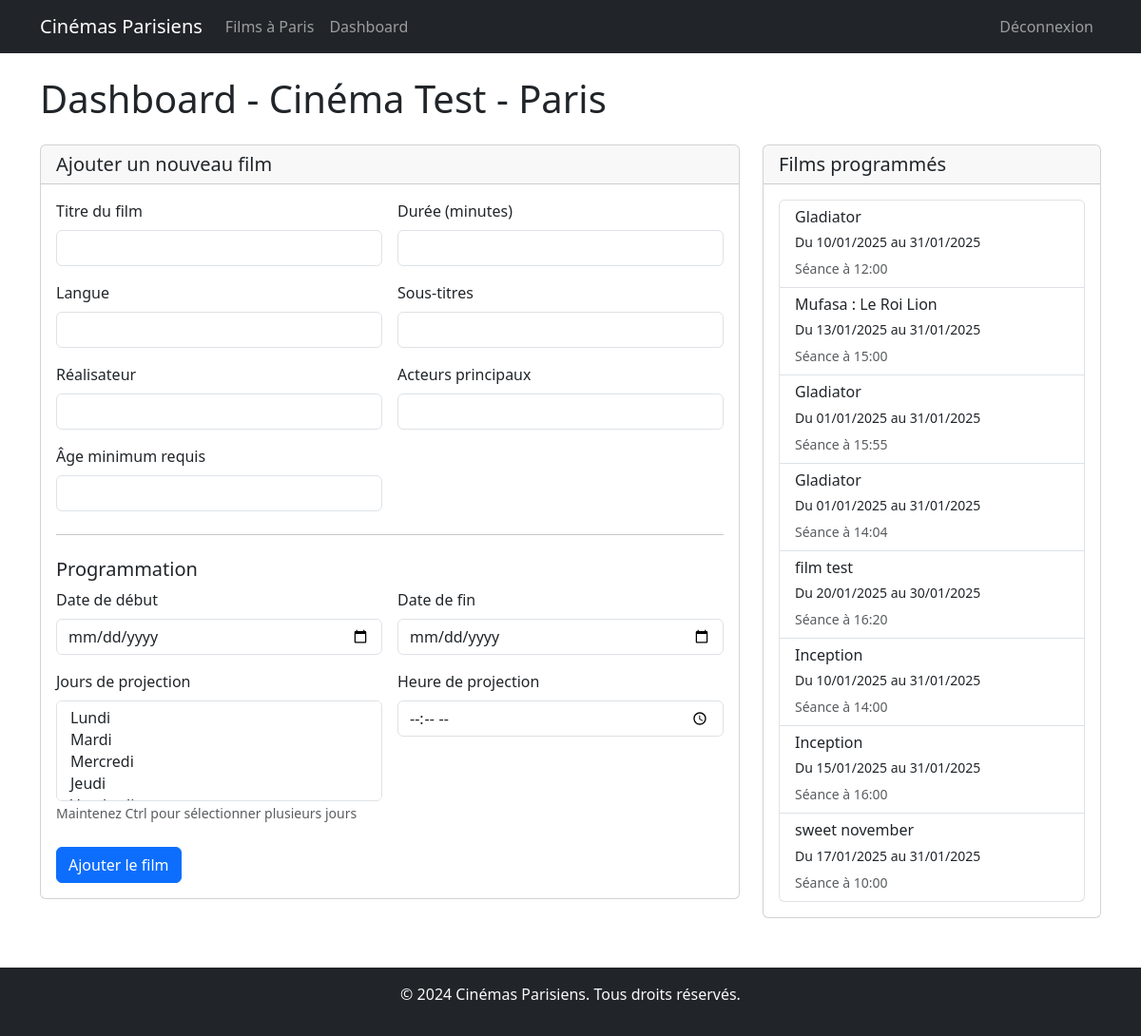
The page /cinema/dashboard (signed in) on the database its author committed.
### app/models.py (models this page shows, shortened)
class Cinema(UserMixin, db.Model):
    id = db.Column(db.Integer, primary_key=True)
    name = db.Column(db.String(100), nullable=False)
    email = db.Column(db.String(120), unique=True, nullable=False)
    password_hash = db.Column(db.String(128))
    address = db.Column(db.String(200), nullable=False)
    city = db.Column(db.String(100), nullable=False)
    movies = db.relationship('MovieSchedule', backref='cinema', lazy=True)

class MovieSchedule(db.Model):
    id = db.Column(db.Integer, primary_key=True)
    movie_id = db.Column(db.Integer, db.ForeignKey('movie.id'), nullable=False)
    cinema_id = db.Column(db.Integer, db.ForeignKey('cinema.id'), nullable=False)
    start_date = db.Column(db.Date, nullable=False)
    end_date = db.Column(db.Date, nullable=False)
    screening_days = db.Column(db.String(20), nullable=False)  # Format: "1,3,5" pour lundi, mercredi, vendredi
    screening_time = db.Column(db.Time, nullable=False)

class Movie(db.Model):
    id = db.Column(db.Integer, primary_key=True)
    title = db.Column(db.String(100), nullable=False)
    duration = db.Column(db.Integer, nullable=False)  # en minutes
    language = db.Column(db.String(50), nullable=False)
    subtitles = db.Column(db.String(50))
    director = db.Column(db.String(100), nullable=False)
    main_actors = db.Column(db.String(200), nullable=False)
    min_age = db.Column(db.Integer, nullable=False)
    schedules = db.relationship('MovieSchedule', backref='movie', lazy=True)

### app/routes.py (the view, shortened to what this page needs)
@app.route('/cinema/dashboard', methods=['GET', 'POST'])
@login_required
def cinema_dashboard():
    movies = MovieSchedule.query.filter_by(cinema_id=current_user.id).all()
    return render_template('cinema_dashboard.html', movies=movies)

### app/models.py (called while the page is built)
@login_manager.user_loader
def load_user(id):
    return Cinema.query.get(int(id))

### app/templates/cinema_dashboard.html (shortened to what this page needs)
{% extends "base.html" %}
{% block content %}
<h1 class="mb-4">Dashboard - {{ current_user.name }}</h1>
<div class="row">
    <div class="col-md-8">
        <div class="card mb-4">
            <div class="card-header">
                <h5 class="card-title mb-0">Ajouter un nouveau film</h5>
            </div>
            <div class="card-body">
                <form method="POST" action="{{ url_for('cinema_dashboard') }}">
                    <div class="row g-3">
                        <div class="col-md-6">
                            <label for="title" class="form-label">Titre du film</label>
                            <input type="text" class="form-control" id="title" name="title" required>
                        </div>
                        <div class="col-md-6">
                            <label for="duration" class="form-label">Durée (minutes)</label>
                            <input type="number" class="form-control" id="duration" name="duration" required>
                        </div>
                        <div class="col-md-6">
                            <label for="language" class="form-label">Langue</label>
                            <input type="text" class="form-control" id="language" name="language" required>
                        </div>
                        <div class="col-md-6">
                            <label for="subtitles" class="form-label">Sous-titres</label>
                            <input type="text" class="form-control" id="subtitles" name="subtitles">
                        </div>
                        <div class="col-md-6">
                            <label for="director" class="form-label">Réalisateur</label>
                            <input type="text" class="form-control" id="director" name="director" required>
                        </div>
                        <div class="col-md-6">
                            <label for="main_actors" class="form-label">Acteurs principaux</label>
                            <input type="text" class="form-control" id="main_actors" name="main_actors" required>
                        </div>
                        <div class="col-md-6">
                            <label for="min_age" class="form-label">Âge minimum requis</label>
                            <input type="number" class="form-control" id="min_age" name="min_age" required>
                        </div>
                    </div>
                    <hr class="my-4">
                    <h5>Programmation</h5>
                    <div class="row g-3">
                        <div class="col-md-6">
                            <label for="start_date" class="form-label">Date de début</label>
                            <input type="date" class="form-control" id="start_date" name="start_date" required>
                        </div>
                        <div class="col-md-6">
                            <label for="end_date" class="form-label">Date de fin</label>
                            <input type="date" class="form-control" id="end_date" name="end_date" required>
                        </div>
                        <div class="col-md-6">
                            <label for="screening_days" class="form-label">Jours de projection</label>
                            <select class="form-select" id="screening_days" name="screening_days" required multiple>
                                <option value="1">Lundi</option>
                                <option value="2">Mardi</option>
                                <option value="3">Mercredi</option>
                                <option value="4">Jeudi</option>
                                <option value="5">Vendredi</option>
                            </select>
                            <small class="form-text text-muted">Maintenez Ctrl pour sélectionner plusieurs jours</small>
                        </div>
                        <div class="col-md-6">
                            <label for="screening_time" class="form-label">Heure de projection</label>
                            <input type="time" class="form-control" id="screening_time" name="screening_time" required>
                        </div>
                    </div>
                    <div class="mt-4">
                        <button type="submit" class="btn btn-primary">Ajouter le film</button>
                    </div>
                </form>
            </div>
        </div>
    </div>
    <div class="col-md-4">
        <div class="card">
            <div class="card-header">
                <h5 class="card-title mb-0">Films programmés</h5>
            </div>
            <div class="card-body">
                {% if movies %}
                <div class="list-group">
                    {% for schedule in movies %}
                    <div class="list-group-item">
                        <h6 class="mb-1">{{ schedule.movie.title }}</h6>
                        <p class="mb-1">
                            <small>
                                Du {{ schedule.start_date.strftime('%d/%m/%Y') }}
                                au {{ schedule.end_date.strftime('%d/%m/%Y') }}
                            </small>
                        </p>
                        <p class="mb-0">
                            <small class="text-muted">
                                Séance à {{ schedule.screening_time.strftime('%H:%M') }}
                            </small>
                        </p>
                    </div>
                    {% endfor %}
                </div>
                {% else %}
                <p class="text-muted">Aucun film programmé pour le moment.</p>
                {% endif %}
            </div>
        </div>
    </div>
</div>
{% endblock %}

### rows shown on the page
Cinema: name "Cinéma Test - Paris"
MovieSchedule: movie "Gladiator", start_date "10/01/2025", end_date "31/01/2025", screening_time "12:00"
MovieSchedule: movie "Mufasa : Le Roi Lion", start_date "13/01/2025", end_date "31/01/2025", screening_time "15:00"
MovieSchedule: movie "Gladiator", start_date "01/01/2025", end_date "31/01/2025", screening_time "15:55"
MovieSchedule: movie "Gladiator", start_date "01/01/2025", end_date "31/01/2025", screening_time "14:04"
MovieSchedule: movie "film test", start_date "20/01/2025", end_date "30/01/2025", screening_time "16:20"
MovieSchedule: movie "Inception", start_date "10/01/2025", end_date "31/01/2025", screening_time "14:00"
MovieSchedule: movie "Inception", start_date "15/01/2025", end_date "31/01/2025", screening_time "16:00"
MovieSchedule: movie "sweet november", start_date "17/01/2025", end_date "31/01/2025", screening_time "10:00"
